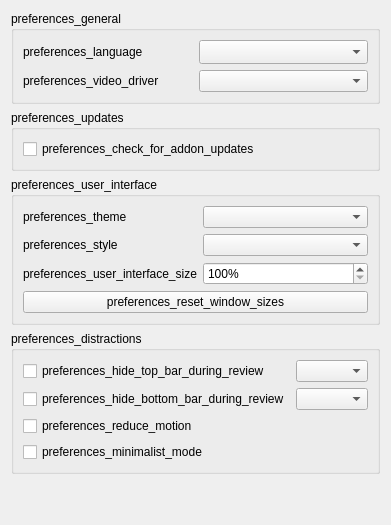
     <widget class="QWidget" name="appearanceTab">
      <attribute name="title">
       <string>preferences_appearance</string>
      </attribute>
      <layout class="QVBoxLayout" name="verticalLayout_8">
       <item>
        <widget class="QGroupBox" name="generalGroup">
         <property name="sizePolicy">
          <sizepolicy hsizetype="Preferred" vsizetype="Preferred">
           <horstretch>0</horstretch>
           <verstretch>0</verstretch>
          </sizepolicy>
         </property>
         <property name="title">
          <string>preferences_general</string>
         </property>
         <layout class="QGridLayout" name="gridLayout_5">
          <item row="0" column="0">
           <widget class="QLabel" name="label_9">
            <property name="text">
             <string>preferences_language</string>
            </property>
            <property name="buddy">
             <cstring>lang</cstring>
            </property>
           </widget>
          </item>
          <item row="1" column="1">
           <widget class="QComboBox" name="video_driver">
            <property name="sizePolicy">
             <sizepolicy hsizetype="Preferred" vsizetype="Fixed">
              <horstretch>0</horstretch>
              <verstretch>0</verstretch>
             </sizepolicy>
            </property>
           </widget>
          </item>
          <item row="1" column="0">
           <widget class="QLabel" name="video_driver_label">
            <property name="text">
             <string>preferences_video_driver</string>
            </property>
            <property name="buddy">
             <cstring>video_driver</cstring>
            </property>
           </widget>
          </item>
          <item row="0" column="1">
           <widget class="QComboBox" name="lang">
            <property name="sizePolicy">
             <sizepolicy hsizetype="Preferred" vsizetype="Fixed">
              <horstretch>0</horstretch>
              <verstretch>0</verstretch>
             </sizepolicy>
            </property>
            <property name="sizeAdjustPolicy">
             <enum>QComboBox::SizeAdjustPolicy::AdjustToMinimumContentsLengthWithIcon</enum>
            </property>
           </widget>
          </item>
         </layout>
        </widget>
       </item>
       <item>
        <widget class="QGroupBox" name="updatesGroup">
         <property name="title">
          <string>preferences_updates</string>
         </property>
         <layout class="QVBoxLayout" name="updatesLayout">
          <item>
           <widget class="QCheckBox" name="check_for_addon_updates">
            <property name="text">
             <string>preferences_check_for_addon_updates</string>
            </property>
           </widget>
          </item>
         </layout>
        </widget>
       </item>
       <item>
        <widget class="QGroupBox" name="uiGroup">
         <property name="title">
          <string>preferences_user_interface</string>
         </property>
         <layout class="QGridLayout" name="gridLayout_2">
          <item row="0" column="1">
           <widget class="QComboBox" name="theme"/>
          </item>
          <item row="2" column="1">
           <widget class="QSpinBox" name="uiScale">
            <property name="suffix">
             <string notr="true">%</string>
            </property>
            <property name="minimum">
             <number>100</number>
            </property>
            <property name="maximum">
             <number>200</number>
            </property>
            <property name="singleStep">
             <number>5</number>
            </property>
           </widget>
          </item>
          <item row="1" column="1">
           <widget class="QComboBox" name="styleComboBox">
            <property name="currentText">
             <string/>
            </property>
           </widget>
          </item>
          <item row="1" column="0">
           <widget class="QLabel" name="styleLabel">
            <property name="text">
             <string>preferences_style</string>
            </property>
            <property name="buddy">
             <cstring>styleComboBox</cstring>
            </property>
           </widget>
          </item>
          <item row="0" column="0">
           <widget class="QLabel" name="themeLabel">
            <property name="text">
             <string>preferences_theme</string>
            </property>
            <property name="buddy">
             <cstring>theme</cstring>
            </property>
           </widget>
          </item>
          <item row="2" column="0">
           <widget class="QLabel" name="uiSizeLabel">
            <property name="text">
             <string>preferences_user_interface_size</string>
            </property>
            <property name="buddy">
             <cstring>uiScale</cstring>
            </property>
           </widget>
          </item>
          <item row="3" column="0" colspan="2">
           <widget class="QPushButton" name="resetWindowSizes">
            <property name="text">
             <string>preferences_reset_window_sizes</string>
            </property>
           </widget>
          </item>
         </layout>
        </widget>
       </item>
       <item>
        <widget class="QGroupBox" name="distractionsGroup">
         <property name="title">
          <string>preferences_distractions</string>
         </property>
         <layout class="QGridLayout" name="gridLayout_3">
          <item row="3" column="0">
           <widget class="QCheckBox" name="reduce_motion">
            <property name="sizePolicy">
             <sizepolicy hsizetype="Fixed" vsizetype="Fixed">
              <horstretch>0</horstretch>
              <verstretch>0</verstretch>
             </sizepolicy>
            </property>
            <property name="toolTip">
             <string>preferences_reduce_motion_tooltip</string>
            </property>
            <property name="text">
             <string>preferences_reduce_motion</string>
            </property>
           </widget>
          </item>
          <item row="2" column="0">
           <widget class="QCheckBox" name="hide_bottom_bar">
            <property name="sizePolicy">
             <sizepolicy hsizetype="MinimumExpanding" vsizetype="Fixed">
              <horstretch>0</horstretch>
              <verstretch>0</verstretch>
             </sizepolicy>
            </property>
            <property name="text">
             <string>preferences_hide_bottom_bar_during_review</string>
            </property>
           </widget>
          </item>
          <item row="2" column="1">
           <widget class="QComboBox" name="bottomBarComboBox">
            <property name="sizePolicy">
             <sizepolicy hsizetype="MinimumExpanding" vsizetype="Fixed">
              <horstretch>0</horstretch>
              <verstretch>0</verstretch>
             </sizepolicy>
            </property>
           </widget>
          </item>
          <item row="0" column="0">
           <widget class="QCheckBox" name="hide_top_bar">
            <property name="sizePolicy">
             <sizepolicy hsizetype="MinimumExpanding" vsizetype="Fixed">
              <horstretch>0</horstretch>
              <verstretch>0</verstretch>
             </sizepolicy>
            </property>
            <property name="text">
             <string>preferences_hide_top_bar_during_review</string>
            </property>
           </widget>
          </item>
          <item row="4" column="0">
           <widget class="QCheckBox" name="minimalist_mode">
            <property name="sizePolicy">
             <sizepolicy hsizetype="Fixed" vsizetype="Fixed">
              <horstretch>0</horstretch>
              <verstretch>0</verstretch>
             </sizepolicy>
            </property>
            <property name="toolTip">
             <string>preferences_minimalist_mode_tooltip</string>
            </property>
            <property name="text">
             <string>preferences_minimalist_mode</string>
            </property>
           </widget>
          </item>
          <item row="0" column="1">
           <widget class="QComboBox" name="topBarComboBox">
            <property name="sizePolicy">
             <sizepolicy hsizetype="MinimumExpanding" vsizetype="Fixed">
              <horstretch>0</horstretch>
              <verstretch>0</verstretch>
             </sizepolicy>
            </property>
           </widget>
          </item>
         </layout>
        </widget>
       </item>
       <item>
        <spacer name="verticalSpacer_9">
         <property name="orientation">
          <enum>Qt::Orientation::Vertical</enum>
         </property>
         <property name="sizeHint" stdset="0">
          <size>
           <width>20</width>
           <height>40</height>
          </size>
         </property>
        </spacer>
       </item>
      </layout>
     </widget>
